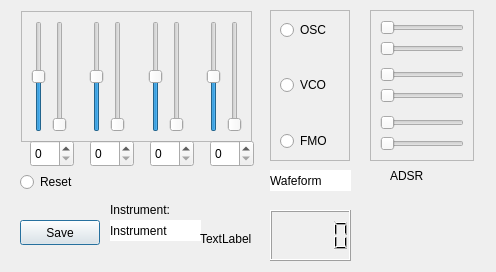
<?xml version="1.0" encoding="UTF-8"?>
<ui version="4.0">
 <class>Spectrum_Dialog_class</class>
 <widget class="QDialog" name="Spectrum_Dialog_class">
  <property name="geometry">
   <rect>
    <x>0</x>
    <y>0</y>
    <width>496</width>
    <height>272</height>
   </rect>
  </property>
  <property name="palette">
   <palette>
    <active>
     <colorrole role="WindowText">
      <brush brushstyle="SolidPattern">
       <color alpha="255">
        <red>0</red>
        <green>0</green>
        <blue>0</blue>
       </color>
      </brush>
     </colorrole>
     <colorrole role="Button">
      <brush brushstyle="SolidPattern">
       <color alpha="255">
        <red>153</red>
        <green>193</green>
        <blue>241</blue>
       </color>
      </brush>
     </colorrole>
     <colorrole role="Light">
      <brush brushstyle="SolidPattern">
       <color alpha="255">
        <red>255</red>
        <green>255</green>
        <blue>255</blue>
       </color>
      </brush>
     </colorrole>
     <colorrole role="Midlight">
      <brush brushstyle="SolidPattern">
       <color alpha="255">
        <red>204</red>
        <green>224</green>
        <blue>248</blue>
       </color>
      </brush>
     </colorrole>
     <colorrole role="Dark">
      <brush brushstyle="SolidPattern">
       <color alpha="255">
        <red>76</red>
        <green>96</green>
        <blue>120</blue>
       </color>
      </brush>
     </colorrole>
     <colorrole role="Mid">
      <brush brushstyle="SolidPattern">
       <color alpha="255">
        <red>102</red>
        <green>129</green>
        <blue>161</blue>
       </color>
      </brush>
     </colorrole>
     <colorrole role="Text">
      <brush brushstyle="SolidPattern">
       <color alpha="255">
        <red>0</red>
        <green>0</green>
        <blue>0</blue>
       </color>
      </brush>
     </colorrole>
     <colorrole role="BrightText">
      <brush brushstyle="SolidPattern">
       <color alpha="255">
        <red>255</red>
        <green>255</green>
        <blue>255</blue>
       </color>
      </brush>
     </colorrole>
     <colorrole role="ButtonText">
      <brush brushstyle="SolidPattern">
       <color alpha="255">
        <red>0</red>
        <green>0</green>
        <blue>0</blue>
       </color>
      </brush>
     </colorrole>
     <colorrole role="Base">
      <brush brushstyle="SolidPattern">
       <color alpha="255">
        <red>255</red>
        <green>255</green>
        <blue>255</blue>
       </color>
      </brush>
     </colorrole>
     <colorrole role="Window">
      <brush brushstyle="SolidPattern">
       <color alpha="255">
        <red>153</red>
        <green>193</green>
        <blue>241</blue>
       </color>
      </brush>
     </colorrole>
     <colorrole role="Shadow">
      <brush brushstyle="SolidPattern">
       <color alpha="255">
        <red>0</red>
        <green>0</green>
        <blue>0</blue>
       </color>
      </brush>
     </colorrole>
     <colorrole role="AlternateBase">
      <brush brushstyle="SolidPattern">
       <color alpha="255">
        <red>204</red>
        <green>224</green>
        <blue>248</blue>
       </color>
      </brush>
     </colorrole>
     <colorrole role="ToolTipBase">
      <brush brushstyle="SolidPattern">
       <color alpha="255">
        <red>255</red>
        <green>255</green>
        <blue>220</blue>
       </color>
      </brush>
     </colorrole>
     <colorrole role="ToolTipText">
      <brush brushstyle="SolidPattern">
       <color alpha="255">
        <red>0</red>
        <green>0</green>
        <blue>0</blue>
       </color>
      </brush>
     </colorrole>
     <colorrole role="PlaceholderText">
      <brush brushstyle="SolidPattern">
       <color alpha="127">
        <red>0</red>
        <green>0</green>
        <blue>0</blue>
       </color>
      </brush>
     </colorrole>
    </active>
    <inactive>
     <colorrole role="WindowText">
      <brush brushstyle="SolidPattern">
       <color alpha="255">
        <red>0</red>
        <green>0</green>
        <blue>0</blue>
       </color>
      </brush>
     </colorrole>
     <colorrole role="Button">
      <brush brushstyle="SolidPattern">
       <color alpha="255">
        <red>239</red>
        <green>239</green>
        <blue>239</blue>
       </color>
      </brush>
     </colorrole>
     <colorrole role="Light">
      <brush brushstyle="SolidPattern">
       <color alpha="255">
        <red>255</red>
        <green>255</green>
        <blue>255</blue>
       </color>
      </brush>
     </colorrole>
     <colorrole role="Midlight">
      <brush brushstyle="SolidPattern">
       <color alpha="255">
        <red>202</red>
        <green>202</green>
        <blue>202</blue>
       </color>
      </brush>
     </colorrole>
     <colorrole role="Dark">
      <brush brushstyle="SolidPattern">
       <color alpha="255">
        <red>159</red>
        <green>159</green>
        <blue>159</blue>
       </color>
      </brush>
     </colorrole>
     <colorrole role="Mid">
      <brush brushstyle="SolidPattern">
       <color alpha="255">
        <red>184</red>
        <green>184</green>
        <blue>184</blue>
       </color>
      </brush>
     </colorrole>
     <colorrole role="Text">
      <brush brushstyle="SolidPattern">
       <color alpha="255">
        <red>0</red>
        <green>0</green>
        <blue>0</blue>
       </color>
      </brush>
     </colorrole>
     <colorrole role="BrightText">
      <brush brushstyle="SolidPattern">
       <color alpha="255">
        <red>255</red>
        <green>255</green>
        <blue>255</blue>
       </color>
      </brush>
     </colorrole>
     <colorrole role="ButtonText">
      <brush brushstyle="SolidPattern">
       <color alpha="255">
        <red>0</red>
        <green>0</green>
        <blue>0</blue>
       </color>
      </brush>
     </colorrole>
     <colorrole role="Base">
      <brush brushstyle="SolidPattern">
       <color alpha="255">
        <red>255</red>
        <green>255</green>
        <blue>255</blue>
       </color>
      </brush>
     </colorrole>
     <colorrole role="Window">
      <brush brushstyle="SolidPattern">
       <color alpha="255">
        <red>239</red>
        <green>239</green>
        <blue>239</blue>
       </color>
      </brush>
     </colorrole>
     <colorrole role="Shadow">
      <brush brushstyle="SolidPattern">
       <color alpha="255">
        <red>118</red>
        <green>118</green>
        <blue>118</blue>
       </color>
      </brush>
     </colorrole>
     <colorrole role="AlternateBase">
      <brush brushstyle="SolidPattern">
       <color alpha="255">
        <red>247</red>
        <green>247</green>
        <blue>247</blue>
       </color>
      </brush>
     </colorrole>
     <colorrole role="ToolTipBase">
      <brush brushstyle="SolidPattern">
       <color alpha="255">
        <red>255</red>
        <green>255</green>
        <blue>220</blue>
       </color>
      </brush>
     </colorrole>
     <colorrole role="ToolTipText">
      <brush brushstyle="SolidPattern">
       <color alpha="255">
        <red>0</red>
        <green>0</green>
        <blue>0</blue>
       </color>
      </brush>
     </colorrole>
     <colorrole role="PlaceholderText">
      <brush brushstyle="SolidPattern">
       <color alpha="128">
        <red>0</red>
        <green>0</green>
        <blue>0</blue>
       </color>
      </brush>
     </colorrole>
    </inactive>
    <disabled>
     <colorrole role="WindowText">
      <brush brushstyle="SolidPattern">
       <color alpha="255">
        <red>76</red>
        <green>96</green>
        <blue>120</blue>
       </color>
      </brush>
     </colorrole>
     <colorrole role="Button">
      <brush brushstyle="SolidPattern">
       <color alpha="255">
        <red>153</red>
        <green>193</green>
        <blue>241</blue>
       </color>
      </brush>
     </colorrole>
     <colorrole role="Light">
      <brush brushstyle="SolidPattern">
       <color alpha="255">
        <red>255</red>
        <green>255</green>
        <blue>255</blue>
       </color>
      </brush>
     </colorrole>
     <colorrole role="Midlight">
      <brush brushstyle="SolidPattern">
       <color alpha="255">
        <red>204</red>
        <green>224</green>
        <blue>248</blue>
       </color>
      </brush>
     </colorrole>
     <colorrole role="Dark">
      <brush brushstyle="SolidPattern">
       <color alpha="255">
        <red>76</red>
        <green>96</green>
        <blue>120</blue>
       </color>
      </brush>
     </colorrole>
     <colorrole role="Mid">
      <brush brushstyle="SolidPattern">
       <color alpha="255">
        <red>102</red>
        <green>129</green>
        <blue>161</blue>
       </color>
      </brush>
     </colorrole>
     <colorrole role="Text">
      <brush brushstyle="SolidPattern">
       <color alpha="255">
        <red>76</red>
        <green>96</green>
        <blue>120</blue>
       </color>
      </brush>
     </colorrole>
     <colorrole role="BrightText">
      <brush brushstyle="SolidPattern">
       <color alpha="255">
        <red>255</red>
        <green>255</green>
        <blue>255</blue>
       </color>
      </brush>
     </colorrole>
     <colorrole role="ButtonText">
      <brush brushstyle="SolidPattern">
       <color alpha="255">
        <red>76</red>
        <green>96</green>
        <blue>120</blue>
       </color>
      </brush>
     </colorrole>
     <colorrole role="Base">
      <brush brushstyle="SolidPattern">
       <color alpha="255">
        <red>153</red>
        <green>193</green>
        <blue>241</blue>
       </color>
      </brush>
     </colorrole>
     <colorrole role="Window">
      <brush brushstyle="SolidPattern">
       <color alpha="255">
        <red>153</red>
        <green>193</green>
        <blue>241</blue>
       </color>
      </brush>
     </colorrole>
     <colorrole role="Shadow">
      <brush brushstyle="SolidPattern">
       <color alpha="255">
        <red>177</red>
        <green>177</green>
        <blue>177</blue>
       </color>
      </brush>
     </colorrole>
     <colorrole role="AlternateBase">
      <brush brushstyle="SolidPattern">
       <color alpha="255">
        <red>247</red>
        <green>247</green>
        <blue>247</blue>
       </color>
      </brush>
     </colorrole>
     <colorrole role="ToolTipBase">
      <brush brushstyle="SolidPattern">
       <color alpha="255">
        <red>255</red>
        <green>255</green>
        <blue>220</blue>
       </color>
      </brush>
     </colorrole>
     <colorrole role="ToolTipText">
      <brush brushstyle="SolidPattern">
       <color alpha="255">
        <red>0</red>
        <green>0</green>
        <blue>0</blue>
       </color>
      </brush>
     </colorrole>
     <colorrole role="PlaceholderText">
      <brush brushstyle="SolidPattern">
       <color alpha="128">
        <red>0</red>
        <green>0</green>
        <blue>0</blue>
       </color>
      </brush>
     </colorrole>
    </disabled>
   </palette>
  </property>
  <property name="windowTitle">
   <string>Spectrum</string>
  </property>
  <widget class="QFrame" name="frame">
   <property name="geometry">
    <rect>
     <x>21</x>
     <y>11</y>
     <width>231</width>
     <height>131</height>
    </rect>
   </property>
   <property name="frameShape">
    <enum>QFrame::Shape::StyledPanel</enum>
   </property>
   <property name="frameShadow">
    <enum>QFrame::Shadow::Raised</enum>
   </property>
   <layout class="QGridLayout" name="gridLayout_2">
    <item row="0" column="4">
     <widget class="QSlider" name="vS_4">
      <property name="maximum">
       <number>100</number>
      </property>
      <property name="orientation">
       <enum>Qt::Orientation::Vertical</enum>
      </property>
     </widget>
    </item>
    <item row="0" column="2">
     <spacer name="horizontalSpacer">
      <property name="orientation">
       <enum>Qt::Orientation::Horizontal</enum>
      </property>
      <property name="sizeHint" stdset="0">
       <size>
        <width>40</width>
        <height>20</height>
       </size>
      </property>
     </spacer>
    </item>
    <item row="0" column="0">
     <widget class="QSlider" name="fS_1">
      <property name="minimum">
       <number>-50</number>
      </property>
      <property name="maximum">
       <number>50</number>
      </property>
      <property name="orientation">
       <enum>Qt::Orientation::Vertical</enum>
      </property>
     </widget>
    </item>
    <item row="0" column="6">
     <widget class="QSlider" name="fS_5">
      <property name="minimum">
       <number>-50</number>
      </property>
      <property name="maximum">
       <number>50</number>
      </property>
      <property name="orientation">
       <enum>Qt::Orientation::Vertical</enum>
      </property>
     </widget>
    </item>
    <item row="0" column="9">
     <widget class="QSlider" name="fS_7">
      <property name="minimum">
       <number>-50</number>
      </property>
      <property name="maximum">
       <number>50</number>
      </property>
      <property name="orientation">
       <enum>Qt::Orientation::Vertical</enum>
      </property>
     </widget>
    </item>
    <item row="0" column="1">
     <widget class="QSlider" name="vS_2">
      <property name="maximum">
       <number>100</number>
      </property>
      <property name="orientation">
       <enum>Qt::Orientation::Vertical</enum>
      </property>
     </widget>
    </item>
    <item row="0" column="3">
     <widget class="QSlider" name="fS_3">
      <property name="minimum">
       <number>-50</number>
      </property>
      <property name="maximum">
       <number>50</number>
      </property>
      <property name="orientation">
       <enum>Qt::Orientation::Vertical</enum>
      </property>
     </widget>
    </item>
    <item row="0" column="10">
     <widget class="QSlider" name="vS_8">
      <property name="maximum">
       <number>100</number>
      </property>
      <property name="orientation">
       <enum>Qt::Orientation::Vertical</enum>
      </property>
     </widget>
    </item>
    <item row="0" column="7">
     <widget class="QSlider" name="vS_6">
      <property name="maximum">
       <number>100</number>
      </property>
      <property name="orientation">
       <enum>Qt::Orientation::Vertical</enum>
      </property>
     </widget>
    </item>
    <item row="0" column="5">
     <spacer name="horizontalSpacer_2">
      <property name="orientation">
       <enum>Qt::Orientation::Horizontal</enum>
      </property>
      <property name="sizeHint" stdset="0">
       <size>
        <width>40</width>
        <height>20</height>
       </size>
      </property>
     </spacer>
    </item>
    <item row="0" column="8">
     <spacer name="horizontalSpacer_3">
      <property name="orientation">
       <enum>Qt::Orientation::Horizontal</enum>
      </property>
      <property name="sizeHint" stdset="0">
       <size>
        <width>40</width>
        <height>20</height>
       </size>
      </property>
     </spacer>
    </item>
   </layout>
  </widget>
  <widget class="QPushButton" name="pB_save_spectrum">
   <property name="geometry">
    <rect>
     <x>20</x>
     <y>220</y>
     <width>80</width>
     <height>25</height>
    </rect>
   </property>
   <property name="text">
    <string>Save</string>
   </property>
  </widget>
  <widget class="QLabel" name="lbl_instrument">
   <property name="geometry">
    <rect>
     <x>110</x>
     <y>220</y>
     <width>91</width>
     <height>21</height>
    </rect>
   </property>
   <property name="styleSheet">
    <string notr="true">background-color: rgb(255, 255, 255);
font: 700 11pt &quot;Ubuntu&quot;;</string>
   </property>
   <property name="text">
    <string>Instrument</string>
   </property>
  </widget>
  <widget class="QLabel" name="label">
   <property name="geometry">
    <rect>
     <x>110</x>
     <y>200</y>
     <width>91</width>
     <height>20</height>
    </rect>
   </property>
   <property name="styleSheet">
    <string notr="true">font: 700 11pt &quot;Ubuntu Sans&quot;;</string>
   </property>
   <property name="text">
    <string>Instrument:</string>
   </property>
  </widget>
  <widget class="QFrame" name="frame_rb_osc">
   <property name="geometry">
    <rect>
     <x>270</x>
     <y>10</y>
     <width>80</width>
     <height>151</height>
    </rect>
   </property>
   <property name="frameShape">
    <enum>QFrame::Shape::StyledPanel</enum>
   </property>
   <property name="frameShadow">
    <enum>QFrame::Shadow::Raised</enum>
   </property>
   <widget class="QWidget" name="layoutWidget">
    <property name="geometry">
     <rect>
      <x>10</x>
      <y>10</y>
      <width>66</width>
      <height>131</height>
     </rect>
    </property>
    <layout class="QGridLayout" name="gridLayout_3">
     <item row="1" column="0">
      <spacer name="verticalSpacer">
       <property name="orientation">
        <enum>Qt::Orientation::Vertical</enum>
       </property>
       <property name="sizeHint" stdset="0">
        <size>
         <width>20</width>
         <height>40</height>
        </size>
       </property>
      </spacer>
     </item>
     <item row="4" column="0">
      <widget class="QRadioButton" name="rb_spec_fmo">
       <property name="text">
        <string>FMO</string>
       </property>
      </widget>
     </item>
     <item row="0" column="0">
      <widget class="QRadioButton" name="rb_spec_main">
       <property name="text">
        <string>OSC</string>
       </property>
      </widget>
     </item>
     <item row="2" column="0">
      <widget class="QRadioButton" name="rb_spec_vco">
       <property name="text">
        <string>VCO</string>
       </property>
      </widget>
     </item>
     <item row="3" column="0">
      <spacer name="verticalSpacer_2">
       <property name="orientation">
        <enum>Qt::Orientation::Vertical</enum>
       </property>
       <property name="sizeHint" stdset="0">
        <size>
         <width>20</width>
         <height>40</height>
        </size>
       </property>
      </spacer>
     </item>
    </layout>
   </widget>
  </widget>
  <widget class="QLCDNumber" name="lcd_spectrumDisplay">
   <property name="geometry">
    <rect>
     <x>270</x>
     <y>210</y>
     <width>81</width>
     <height>51</height>
    </rect>
   </property>
  </widget>
  <widget class="QLabel" name="lbl_spectrumDisplay">
   <property name="geometry">
    <rect>
     <x>200</x>
     <y>230</y>
     <width>66</width>
     <height>18</height>
    </rect>
   </property>
   <property name="text">
    <string>TextLabel</string>
   </property>
  </widget>
  <widget class="QRadioButton" name="rb_reset">
   <property name="geometry">
    <rect>
     <x>20</x>
     <y>170</y>
     <width>61</width>
     <height>24</height>
    </rect>
   </property>
   <property name="text">
    <string>Reset</string>
   </property>
  </widget>
  <widget class="QLabel" name="lbl_waveform">
   <property name="geometry">
    <rect>
     <x>270</x>
     <y>170</y>
     <width>81</width>
     <height>21</height>
    </rect>
   </property>
   <property name="palette">
    <palette>
     <active>
      <colorrole role="WindowText">
       <brush brushstyle="SolidPattern">
        <color alpha="255">
         <red>0</red>
         <green>0</green>
         <blue>0</blue>
        </color>
       </brush>
      </colorrole>
      <colorrole role="Button">
       <brush brushstyle="SolidPattern">
        <color alpha="255">
         <red>255</red>
         <green>255</green>
         <blue>255</blue>
        </color>
       </brush>
      </colorrole>
      <colorrole role="Light">
       <brush brushstyle="SolidPattern">
        <color alpha="255">
         <red>255</red>
         <green>255</green>
         <blue>255</blue>
        </color>
       </brush>
      </colorrole>
      <colorrole role="Midlight">
       <brush brushstyle="SolidPattern">
        <color alpha="255">
         <red>204</red>
         <green>224</green>
         <blue>248</blue>
        </color>
       </brush>
      </colorrole>
      <colorrole role="Dark">
       <brush brushstyle="SolidPattern">
        <color alpha="255">
         <red>76</red>
         <green>96</green>
         <blue>120</blue>
        </color>
       </brush>
      </colorrole>
      <colorrole role="Mid">
       <brush brushstyle="SolidPattern">
        <color alpha="255">
         <red>102</red>
         <green>129</green>
         <blue>161</blue>
        </color>
       </brush>
      </colorrole>
      <colorrole role="Text">
       <brush brushstyle="SolidPattern">
        <color alpha="255">
         <red>0</red>
         <green>0</green>
         <blue>0</blue>
        </color>
       </brush>
      </colorrole>
      <colorrole role="BrightText">
       <brush brushstyle="SolidPattern">
        <color alpha="255">
         <red>255</red>
         <green>255</green>
         <blue>255</blue>
        </color>
       </brush>
      </colorrole>
      <colorrole role="ButtonText">
       <brush brushstyle="SolidPattern">
        <color alpha="255">
         <red>0</red>
         <green>0</green>
         <blue>0</blue>
        </color>
       </brush>
      </colorrole>
      <colorrole role="Base">
       <brush brushstyle="SolidPattern">
        <color alpha="255">
         <red>255</red>
         <green>255</green>
         <blue>255</blue>
        </color>
       </brush>
      </colorrole>
      <colorrole role="Window">
       <brush brushstyle="SolidPattern">
        <color alpha="255">
         <red>255</red>
         <green>255</green>
         <blue>255</blue>
        </color>
       </brush>
      </colorrole>
      <colorrole role="Shadow">
       <brush brushstyle="SolidPattern">
        <color alpha="255">
         <red>0</red>
         <green>0</green>
         <blue>0</blue>
        </color>
       </brush>
      </colorrole>
      <colorrole role="AlternateBase">
       <brush brushstyle="SolidPattern">
        <color alpha="255">
         <red>204</red>
         <green>224</green>
         <blue>248</blue>
        </color>
       </brush>
      </colorrole>
      <colorrole role="ToolTipBase">
       <brush brushstyle="SolidPattern">
        <color alpha="255">
         <red>255</red>
         <green>255</green>
         <blue>220</blue>
        </color>
       </brush>
      </colorrole>
      <colorrole role="ToolTipText">
       <brush brushstyle="SolidPattern">
        <color alpha="255">
         <red>0</red>
         <green>0</green>
         <blue>0</blue>
        </color>
       </brush>
      </colorrole>
      <colorrole role="PlaceholderText">
       <brush brushstyle="SolidPattern">
        <color alpha="127">
         <red>0</red>
         <green>0</green>
         <blue>0</blue>
        </color>
       </brush>
      </colorrole>
     </active>
     <inactive>
      <colorrole role="WindowText">
       <brush brushstyle="SolidPattern">
        <color alpha="255">
         <red>0</red>
         <green>0</green>
         <blue>0</blue>
        </color>
       </brush>
      </colorrole>
      <colorrole role="Button">
       <brush brushstyle="SolidPattern">
        <color alpha="255">
         <red>255</red>
         <green>255</green>
         <blue>255</blue>
        </color>
       </brush>
      </colorrole>
      <colorrole role="Light">
       <brush brushstyle="SolidPattern">
        <color alpha="255">
         <red>255</red>
         <green>255</green>
         <blue>255</blue>
        </color>
       </brush>
      </colorrole>
      <colorrole role="Midlight">
       <brush brushstyle="SolidPattern">
        <color alpha="255">
         <red>202</red>
         <green>202</green>
         <blue>202</blue>
        </color>
       </brush>
      </colorrole>
      <colorrole role="Dark">
       <brush brushstyle="SolidPattern">
        <color alpha="255">
         <red>159</red>
         <green>159</green>
         <blue>159</blue>
        </color>
       </brush>
      </colorrole>
      <colorrole role="Mid">
       <brush brushstyle="SolidPattern">
        <color alpha="255">
         <red>184</red>
         <green>184</green>
         <blue>184</blue>
        </color>
       </brush>
      </colorrole>
      <colorrole role="Text">
       <brush brushstyle="SolidPattern">
        <color alpha="255">
         <red>0</red>
         <green>0</green>
         <blue>0</blue>
        </color>
       </brush>
      </colorrole>
      <colorrole role="BrightText">
       <brush brushstyle="SolidPattern">
        <color alpha="255">
         <red>255</red>
         <green>255</green>
         <blue>255</blue>
        </color>
       </brush>
      </colorrole>
      <colorrole role="ButtonText">
       <brush brushstyle="SolidPattern">
        <color alpha="255">
         <red>0</red>
         <green>0</green>
         <blue>0</blue>
        </color>
       </brush>
      </colorrole>
      <colorrole role="Base">
       <brush brushstyle="SolidPattern">
        <color alpha="255">
         <red>255</red>
         <green>255</green>
         <blue>255</blue>
        </color>
       </brush>
      </colorrole>
      <colorrole role="Window">
       <brush brushstyle="SolidPattern">
        <color alpha="255">
         <red>255</red>
         <green>255</green>
         <blue>255</blue>
        </color>
       </brush>
      </colorrole>
      <colorrole role="Shadow">
       <brush brushstyle="SolidPattern">
        <color alpha="255">
         <red>118</red>
         <green>118</green>
         <blue>118</blue>
        </color>
       </brush>
      </colorrole>
      <colorrole role="AlternateBase">
       <brush brushstyle="SolidPattern">
        <color alpha="255">
         <red>247</red>
         <green>247</green>
         <blue>247</blue>
        </color>
       </brush>
      </colorrole>
      <colorrole role="ToolTipBase">
       <brush brushstyle="SolidPattern">
        <color alpha="255">
         <red>255</red>
         <green>255</green>
         <blue>220</blue>
        </color>
       </brush>
      </colorrole>
      <colorrole role="ToolTipText">
       <brush brushstyle="SolidPattern">
        <color alpha="255">
         <red>0</red>
         <green>0</green>
         <blue>0</blue>
        </color>
       </brush>
      </colorrole>
      <colorrole role="PlaceholderText">
       <brush brushstyle="SolidPattern">
        <color alpha="128">
         <red>0</red>
         <green>0</green>
         <blue>0</blue>
        </color>
       </brush>
      </colorrole>
     </inactive>
     <disabled>
      <colorrole role="WindowText">
       <brush brushstyle="SolidPattern">
        <color alpha="255">
         <red>76</red>
         <green>96</green>
         <blue>120</blue>
        </color>
       </brush>
      </colorrole>
      <colorrole role="Button">
       <brush brushstyle="SolidPattern">
        <color alpha="255">
         <red>255</red>
         <green>255</green>
         <blue>255</blue>
        </color>
       </brush>
      </colorrole>
      <colorrole role="Light">
       <brush brushstyle="SolidPattern">
        <color alpha="255">
         <red>255</red>
         <green>255</green>
         <blue>255</blue>
        </color>
       </brush>
      </colorrole>
      <colorrole role="Midlight">
       <brush brushstyle="SolidPattern">
        <color alpha="255">
         <red>204</red>
         <green>224</green>
         <blue>248</blue>
        </color>
       </brush>
      </colorrole>
      <colorrole role="Dark">
       <brush brushstyle="SolidPattern">
        <color alpha="255">
         <red>76</red>
         <green>96</green>
         <blue>120</blue>
        </color>
       </brush>
      </colorrole>
      <colorrole role="Mid">
       <brush brushstyle="SolidPattern">
        <color alpha="255">
         <red>102</red>
         <green>129</green>
         <blue>161</blue>
        </color>
       </brush>
      </colorrole>
      <colorrole role="Text">
       <brush brushstyle="SolidPattern">
        <color alpha="255">
         <red>76</red>
         <green>96</green>
         <blue>120</blue>
        </color>
       </brush>
      </colorrole>
      <colorrole role="BrightText">
       <brush brushstyle="SolidPattern">
        <color alpha="255">
         <red>255</red>
         <green>255</green>
         <blue>255</blue>
        </color>
       </brush>
      </colorrole>
      <colorrole role="ButtonText">
       <brush brushstyle="SolidPattern">
        <color alpha="255">
         <red>76</red>
         <green>96</green>
         <blue>120</blue>
        </color>
       </brush>
      </colorrole>
      <colorrole role="Base">
       <brush brushstyle="SolidPattern">
        <color alpha="255">
         <red>255</red>
         <green>255</green>
         <blue>255</blue>
        </color>
       </brush>
      </colorrole>
      <colorrole role="Window">
       <brush brushstyle="SolidPattern">
        <color alpha="255">
         <red>255</red>
         <green>255</green>
         <blue>255</blue>
        </color>
       </brush>
      </colorrole>
      <colorrole role="Shadow">
       <brush brushstyle="SolidPattern">
        <color alpha="255">
         <red>177</red>
         <green>177</green>
         <blue>177</blue>
        </color>
       </brush>
      </colorrole>
      <colorrole role="AlternateBase">
       <brush brushstyle="SolidPattern">
        <color alpha="255">
         <red>247</red>
         <green>247</green>
         <blue>247</blue>
        </color>
       </brush>
      </colorrole>
      <colorrole role="ToolTipBase">
       <brush brushstyle="SolidPattern">
        <color alpha="255">
         <red>255</red>
         <green>255</green>
         <blue>220</blue>
        </color>
       </brush>
      </colorrole>
      <colorrole role="ToolTipText">
       <brush brushstyle="SolidPattern">
        <color alpha="255">
         <red>0</red>
         <green>0</green>
         <blue>0</blue>
        </color>
       </brush>
      </colorrole>
      <colorrole role="PlaceholderText">
       <brush brushstyle="SolidPattern">
        <color alpha="128">
         <red>0</red>
         <green>0</green>
         <blue>0</blue>
        </color>
       </brush>
      </colorrole>
     </disabled>
    </palette>
   </property>
   <property name="styleSheet">
    <string notr="true">background-color: rgb(255, 255, 255);
font: 700 11pt &quot;Ubuntu&quot;;</string>
   </property>
   <property name="text">
    <string>Wafeform</string>
   </property>
  </widget>
  <widget class="QSpinBox" name="sb_spwf1">
   <property name="geometry">
    <rect>
     <x>30</x>
     <y>140</y>
     <width>44</width>
     <height>27</height>
    </rect>
   </property>
  </widget>
  <widget class="QSpinBox" name="sb_spwf2">
   <property name="geometry">
    <rect>
     <x>90</x>
     <y>140</y>
     <width>44</width>
     <height>27</height>
    </rect>
   </property>
  </widget>
  <widget class="QSpinBox" name="sb_spwf3">
   <property name="geometry">
    <rect>
     <x>150</x>
     <y>140</y>
     <width>44</width>
     <height>27</height>
    </rect>
   </property>
  </widget>
  <widget class="QSpinBox" name="sb_spwf4">
   <property name="geometry">
    <rect>
     <x>210</x>
     <y>140</y>
     <width>44</width>
     <height>27</height>
    </rect>
   </property>
  </widget>
  <widget class="QFrame" name="frame_2">
   <property name="geometry">
    <rect>
     <x>370</x>
     <y>10</y>
     <width>104</width>
     <height>151</height>
    </rect>
   </property>
   <property name="frameShape">
    <enum>QFrame::Shape::StyledPanel</enum>
   </property>
   <property name="frameShadow">
    <enum>QFrame::Shadow::Raised</enum>
   </property>
   <layout class="QVBoxLayout" name="verticalLayout">
    <item>
     <widget class="QSlider" name="hs_osc_attack">
      <property name="orientation">
       <enum>Qt::Orientation::Horizontal</enum>
      </property>
     </widget>
    </item>
    <item>
     <widget class="QSlider" name="hs_osc_decay">
      <property name="maximum">
       <number>100</number>
      </property>
      <property name="orientation">
       <enum>Qt::Orientation::Horizontal</enum>
      </property>
     </widget>
    </item>
    <item>
     <spacer name="verticalSpacer_3">
      <property name="orientation">
       <enum>Qt::Orientation::Vertical</enum>
      </property>
      <property name="sizeHint" stdset="0">
       <size>
        <width>20</width>
        <height>40</height>
       </size>
      </property>
     </spacer>
    </item>
    <item>
     <widget class="QSlider" name="hs_vco_attack">
      <property name="orientation">
       <enum>Qt::Orientation::Horizontal</enum>
      </property>
     </widget>
    </item>
    <item>
     <widget class="QSlider" name="hs_vco_decay">
      <property name="maximum">
       <number>100</number>
      </property>
      <property name="orientation">
       <enum>Qt::Orientation::Horizontal</enum>
      </property>
     </widget>
    </item>
    <item>
     <spacer name="verticalSpacer_4">
      <property name="orientation">
       <enum>Qt::Orientation::Vertical</enum>
      </property>
      <property name="sizeHint" stdset="0">
       <size>
        <width>20</width>
        <height>40</height>
       </size>
      </property>
     </spacer>
    </item>
    <item>
     <widget class="QSlider" name="hs_fmo_attack">
      <property name="orientation">
       <enum>Qt::Orientation::Horizontal</enum>
      </property>
     </widget>
    </item>
    <item>
     <widget class="QSlider" name="hs_fmo_decay">
      <property name="maximum">
       <number>100</number>
      </property>
      <property name="orientation">
       <enum>Qt::Orientation::Horizontal</enum>
      </property>
     </widget>
    </item>
   </layout>
  </widget>
  <widget class="QLabel" name="label_2">
   <property name="geometry">
    <rect>
     <x>390</x>
     <y>170</y>
     <width>84</width>
     <height>12</height>
    </rect>
   </property>
   <property name="text">
    <string>ADSR</string>
   </property>
  </widget>
 </widget>
 <resources/>
 <connections/>
</ui>
